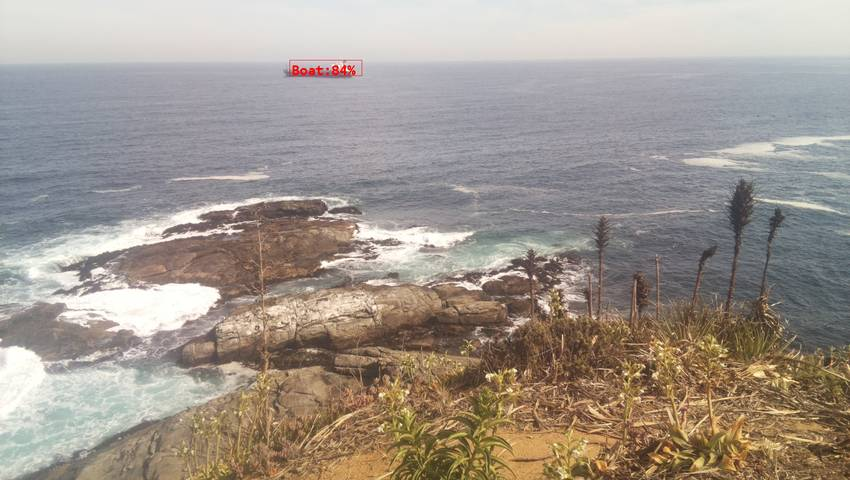
#> input picture img/imageA1.jpg, 850 x 480 px
$ python compare2.py   (older library calls are emulated)
#> lines starting #> are read from the running program, lines starting #| are printed output that depends on the picture
import warnings
from skimage.measure import compare_ssim
from skimage.transform import resize
from scipy.stats import wasserstein_distance
#from scipy.misc import imsave
import imageio
from imageio import imread
import numpy as np
import cv2
import visvis as vv
import time
warnings.filterwarnings('ignore')

# specify resized image sizes
height = 2**10
width = 2**10

##
# Functions
##

def get_img(path, norm_size=True, norm_exposure=False):
  # flatten returns a 2d grayscale array
#> called with path = 'img/imageA1.jpg', norm_size = True, norm_exposure = True
  img = imread(path, as_gray=True).astype(int)
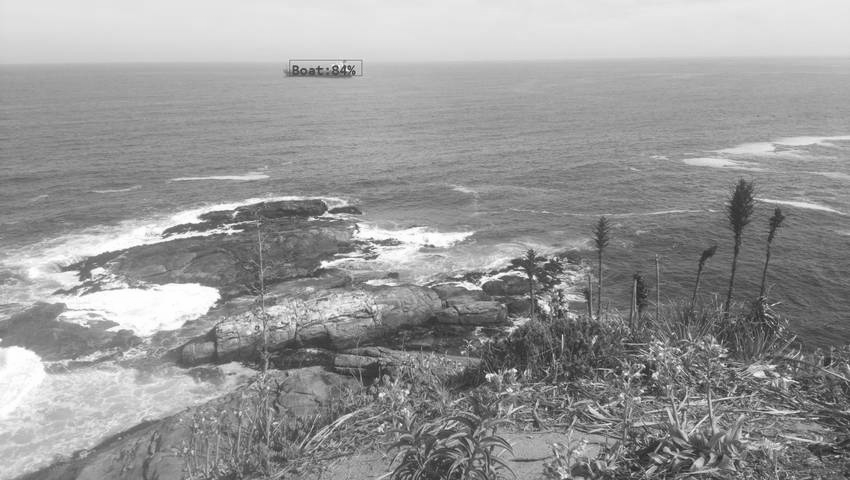
#> img: shape (480, 850) int64; min 31, max 254, mean 152
  # resizing returns float vals 0:255; convert to ints for downstream tasks

  if norm_size:
    img = resize(img, (height, width), anti_aliasing=True, preserve_range=True)
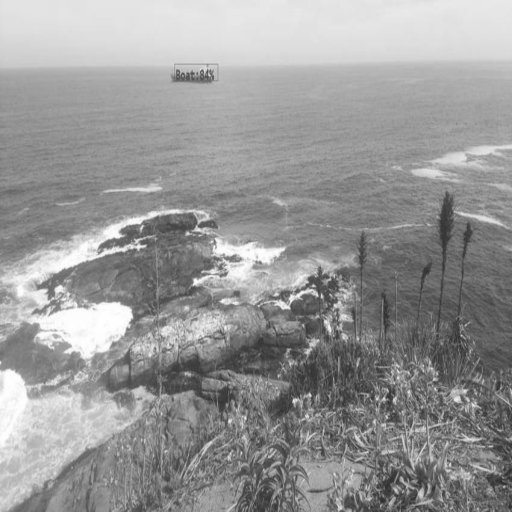
#> img: shape (1024, 1024) float64 (shown at 1/2 size); min 35.3, max 254, mean 152
  if norm_exposure:
    img = normalize_exposure(img)
  return img


def get_histogram(img):
  '''
  Get the histogram of an image. For an 8-bit, grayscale image, the
  histogram will be a 256 unit vector in which the nth value indicates
  the percent of the pixels in the image with the given darkness level.
  The histogram's values sum to 1.
  '''
  h, w = img.shape
#> h = 1024; w = 1024
  hist = [0.0] * 256
  for i in range(h):
    for j in range(w):
      hist[img[i, j]] += 1
  return np.array(hist) / (h * w)


def normalize_exposure(img):
  '''
  Normalize the exposure of an image.
  '''
  img = img.astype(int)
  hist = get_histogram(img)
#> hist = 256 values, max 0.0166 at index 227, min 0 at index 0, mean 0.00391
  # get the sum of vals accumulated by each position in hist
  cdf = np.array([sum(hist[:i+1]) for i in range(len(hist))])
#> cdf = 256 values from 0 to 1
  # determine the normalization values for each unit of the cdf
  sk = np.uint8(255 * cdf)
#> sk = 256 values from 0 to 255
  # normalize each position in the output image
  height, width = img.shape
#> height = 1024; width = 1024
  normalized = np.zeros_like(img)
  for i in range(0, height):
    for j in range(0, width):
      normalized[i, j] = sk[img[i, j]]
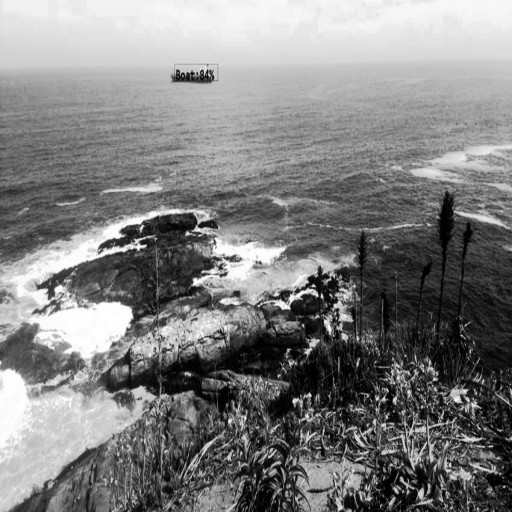
#> normalized: shape (1024, 1024) int64 (shown at 1/2 size); min 0, max 255, mean 127.9
  return normalized.astype(int)


def earth_movers_distance(path_a, path_b):
  '''
  Measure the Earth Mover's distance between two images
  @args:
    {str} path_a: the path to an image file
    {str} path_b: the path to an image file
  @returns:
    TODO
  '''
  start_time = time.time()
  img_a = get_img(path_a, norm_exposure=True)
  img_b = get_img(path_b, norm_exposure=True)
#> call 2 of get_img, with path = 'img/imageA2.jpg', norm_size = True, norm_exposure = True
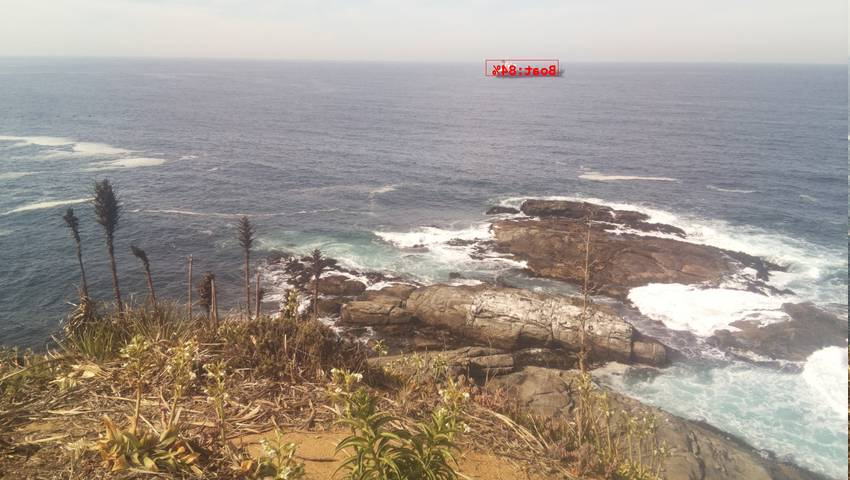
#> input picture img/imageA2.jpg, 850 x 480 px
#> in get_img (call 2), `img = imread(path, as_gray=True).astype(int)`:
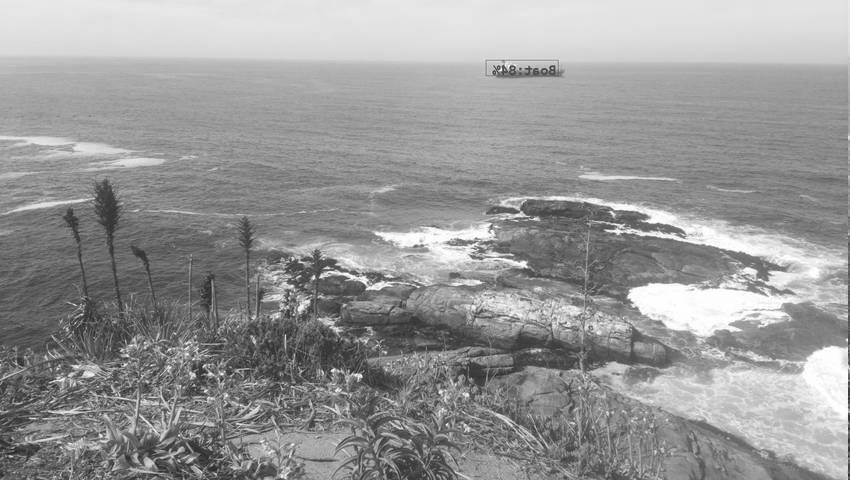
#> img: shape (480, 850) int64; min 31, max 254, mean 152
#> in get_img (call 2), `img = resize(img, (height, width), anti_aliasing=True, preserve_range=..`:
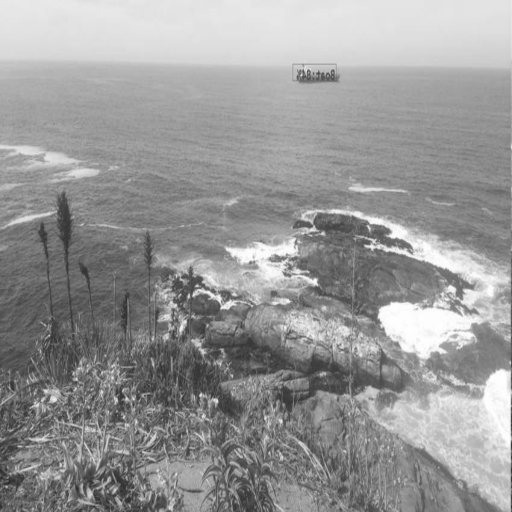
#> img: shape (1024, 1024) float64 (shown at 1/2 size); min 35.75, max 254, mean 152
#> after the loop in normalize_exposure (call 2), `for i in range(0, height):`:
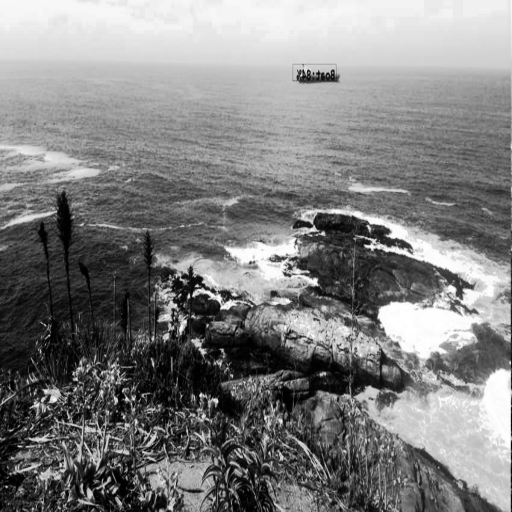
#> normalized: shape (1024, 1024) int64 (shown at 1/2 size); min 0, max 255, mean 127.9


  hist_a = get_histogram(img_a)
#> hist_a = 256 values, max 0.0166 at index 240, min 0 at index 24, mean 0.00391
  hist_b = get_histogram(img_b)
#> hist_b = 256 values, max 0.0166 at index 240, min 0 at index 23, mean 0.00391

  print("--- %s seconds ---" % (time.time() - start_time))
  return wasserstein_distance(hist_a, hist_b)


# [60 lines left out: functions structural_sim, pixel_sim, sift_sim, not called in this run]


if __name__ == '__main__':
  img_a = 'img/imageA1.jpg'
  img_b = 'img/imageA2.jpg'


  #structural_sim = structural_sim(img_a, img_b)
  #pixel_sim = pixel_sim(img_a, img_b)
  #sift_sim = sift_sim(img_a, img_b)
  start_time = time.time()
  emd = earth_movers_distance(img_a, img_b)
#> emd = 2.34e-05

  #print(structural_sim, pixel_sim, sift_sim, emd)
  print("emd",emd)
#| emd 2.3417174816131592e-05
